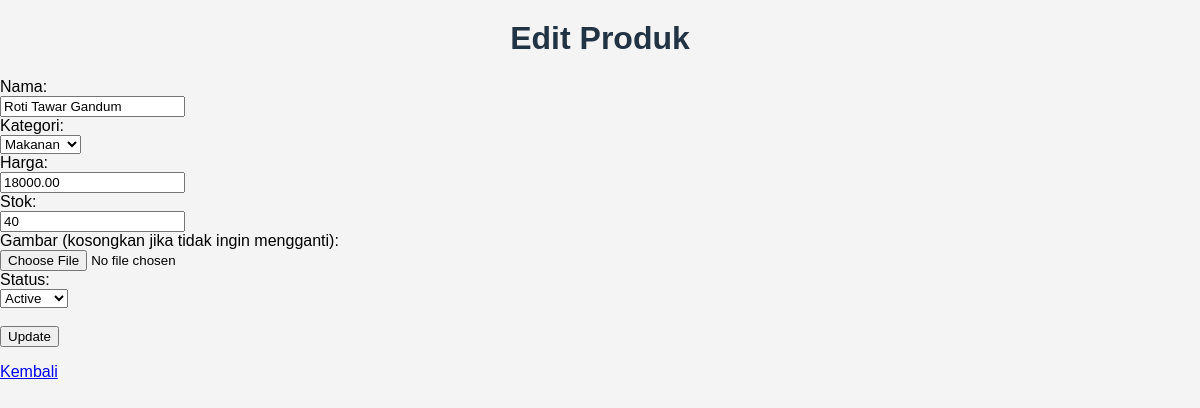
The page /edit.php?id=1 on the database its author committed.
### tables this page shows
CREATE TABLE products (
    id INT AUTO_INCREMENT PRIMARY KEY,
    name VARCHAR(100) NOT NULL,
    category VARCHAR(50) NOT NULL,
    price DECIMAL(10,2) NOT NULL,
    stock INT NOT NULL,
    image_path VARCHAR(255),
    status ENUM('active','inactive') NOT NULL
);

### src/Database.php (called while the page is built)
<?php
class Database {
    private $host = "127.0.0.1";
    private $db   = "produk_crud";
    private $user = "root";
    private $pass = "123";
    private $charset = "utf8mb4";
    public function getConnection() {
        $dsn = "mysql:host={$this->host};dbname={$this->db};charset={$this->charset}";
        $options = [
            PDO::ATTR_ERRMODE            => PDO::ERRMODE_EXCEPTION,
            PDO::ATTR_DEFAULT_FETCH_MODE => PDO::FETCH_ASSOC,
            PDO::ATTR_EMULATE_PREPARES   => false,
        ];
        try {
            return new PDO($dsn, $this->user, $this->pass, $options);
        } catch (PDOException $e) {
            die("Koneksi DB gagal: " . $e->getMessage());
        }
    }
}

### src/ProductRepository.php (called while the page is built, shortened)
<?php
require_once __DIR__ . '/Database.php';
class ProductRepository {
    private $db;
    public function __construct() {
        $this->db = (new Database())->getConnection();
    }
    public function find($id) {
        $stmt = $this->db->prepare("SELECT * FROM products WHERE id = ?");
        $stmt->execute([$id]);
        return $stmt->fetch();
    }
}

### public/edit.php (the view, shortened to what this page needs)
<?php
require_once __DIR__ . '/../src/ProductRepository.php';
$repo = new ProductRepository();
$id = $_GET['id'] ?? null;
$product = $repo->find($id);
$categories = ['Elektronik', 'Fashion', 'Makanan', 'Aksesoris', 'Lainnya'];
$statuses = ['active' => 'Active', 'inactive' => 'Inactive'];
?>
<!doctype html>
<html>
<head><meta charset="utf-8">
    <link rel="stylesheet" href="css/style.css">
</head>
<body>
    <h1>Edit Produk</h1>
    <form action="update.php" method="post" enctype="multipart/form-data">
        <div>
            <label>Nama:</label><br>
            <input type="text" name="name" required maxlength="100" value="<?= htmlspecialchars($product['name']) ?>">
        </div>
        <div>
            <label>Kategori:</label><br>
            <select name="category" required>
                <?php foreach ($categories as $c): ?>
                    <option value="<?= htmlspecialchars($c) ?>" <?= $product['category'] === $c ? 'selected' : '' ?>><?= htmlspecialchars($c) ?></option>
                <?php endforeach; ?>
            </select>
        </div>
        <div>
            <label>Harga:</label><br>
            <input type="number" step="0.01" name="price" required min="0" value="<?= htmlspecialchars($product['price']) ?>">
        </div>
        <div>
            <label>Stok:</label><br>
            <input type="number" name="stock" required min="0" value="<?= htmlspecialchars($product['stock']) ?>">
        </div>
        <div>
            <label>Gambar (kosongkan jika tidak ingin mengganti):</label><br>
            <input type="file" name="image" accept=".jpg,.jpeg,.png">
        </div>
        <div>
            <label>Status:</label><br>
            <select name="status" required>
                <?php foreach ($statuses as $val => $label): ?>
                    <option value="<?= $val ?>" <?= $product['status'] === $val ? 'selected' : '' ?>><?= $label ?></option>
                <?php endforeach; ?>
            </select>
        </div>
        <br>
        <button type="submit">Update</button>
    </form>
    <p><a href="index.php">Kembali</a></p>
</body>
</html>

### public/css/style.css (style rules this page uses)
body { font-family: Arial, sans-serif; background: #f4f4f4; margin: 0; padding: 0; }
h1 { text-align: center; margin-top: 20px; color: #234; }

### rows shown on the page
products: name "Roti Tawar Gandum", category "Makanan", price "18000.00", stock "40", status "Active"
